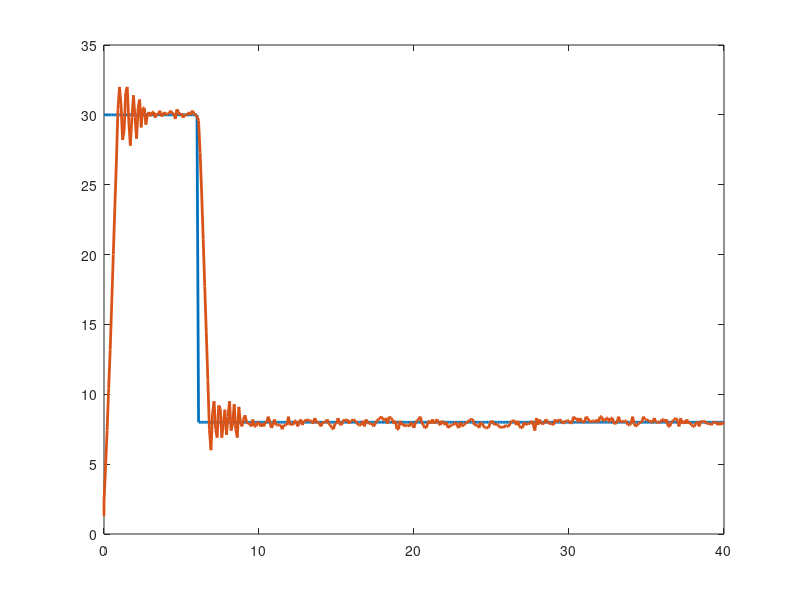
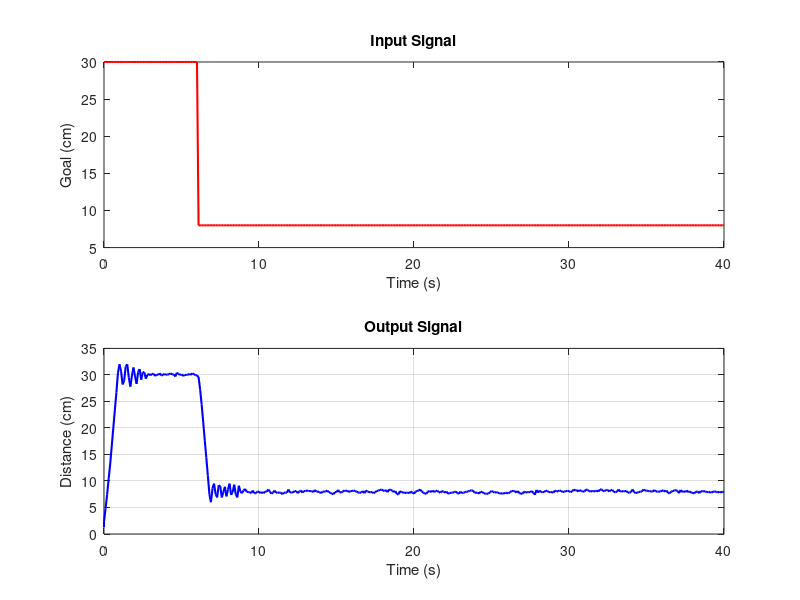

Write MATLAB code to recreate these figures, in order.
A = csvread("train_data.csv");
time = A(:,1);
goal = A(:,2);
distance = A(:,3);
plot(time, [goal, distance], 'LineWidth', 2);

figure;
subplot(2,1,1);
plot(time, goal, 'r', 'LineWidth', 1.5);
title('Input Signal');
xlabel('Time (s)');
ylabel('Goal (cm)');

subplot(2,1,2);
plot(time, distance, 'b', 'LineWidth', 1.5);
title('Output Signal');
xlabel('Time (s)');
ylabel('Distance (cm)');
grid on;



B = csvread("test_data.csv");
time_test = B(:,1);
goal_test = B(:,2);
distance_test = B(:,3);








